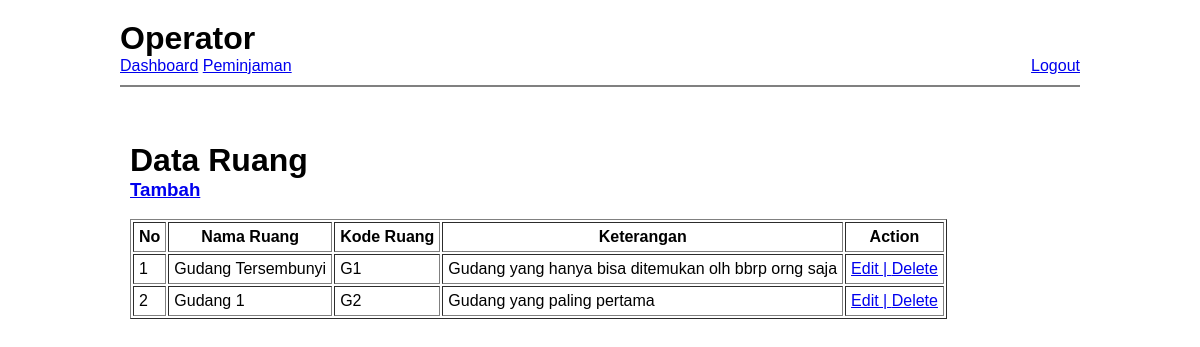
The app's page /admin_lihat_ruang.php (signed in) with its own data.
### tables this page shows
CREATE TABLE `ruang` (
  `id_ruang` varchar(255) NOT NULL,
  `nama_ruang` varchar(255) NOT NULL,
  `kode_ruang` varchar(255) NOT NULL,
  `keterangan` text NOT NULL
);

### classes/Database.php (called while the page is built, shortened)
<?php
class Database{
 	private $db, $result;
	var $host = "localhost";
	var $name = "root";
	var $pass = "";
	var $db_name = "latihan_inventaris";
	function __construct(){
		$this->db = mysqli_connect($this->host, $this->name, $this->pass,$this->db_name);
	}
	function run($query) {
		 return $this->result = mysqli_query($this->db, $query);
	}
}
?>

### classes/Ruang.php (called while the page is built, shortened)
<?php
require_once 'Database.php';
Class Ruang extends Database {
	public function get_all() {
		return $this->run("SELECT * FROM ruang");
	}
}
 ?>

### admin_lihat_ruang.php (the view, shortened to what this page needs)
<?php
$ruang = new Ruang();
$data = $ruang->get_all();
require_once 'templates/header-admin.php';
 ?>
 <div class="wrapper">
 	<h1>Data Ruang</h1>
 	<h3><a href="admin_add_ruang.php">Tambah</a></h3><br>
 	<table border="1">
 		<tr>
 			<th>No</th>
 			<th>Nama Ruang</th>
 			<th>Kode Ruang</th>
 			<th>Keterangan</th>
 			<th>Action</th>
 		</tr>
 		<?php $i = 1; ?>
		<?php foreach ($data as $row) { ?>
 		<tr>
 			<td><?=$i?></td>
 			<td><?=$row['nama_ruang']?></td>
 			<td><?=$row['kode_ruang']?></td>
 			<td><?=$row['keterangan']?></td>
 			<td><a href="admin_edit_ruang.php?id_ruang=<?=$row['id_ruang']?>">Edit |
 				<a href="admin_delete_ruang.php?id_ruang=<?=$row['id_ruang']?>">Delete</a></a></td>
 		</tr>
 		<?php $i++ ?>
 		<?php } ?>
 	</table>
 </div>
 </body>
 </html>

### assets/style.css (style rules this page uses)
* { margin: 0; padding: 0; }
body { font-family: Arial, Helvetica, sans-serif; }
th,td,input,select { padding: 5px; }
.wrapper { margin: 5px; padding: 5px; }

### records on screen
ruang: nama_ruang "Gudang Tersembunyi", kode_ruang "G1", keterangan "Gudang yang hanya bisa ditemukan olh bbrp orng saja"
ruang: nama_ruang "Gudang 1", kode_ruang "G2", keterangan "Gudang yang paling pertama"

### other values on screen
$_SESSION['level'] "Operator"
